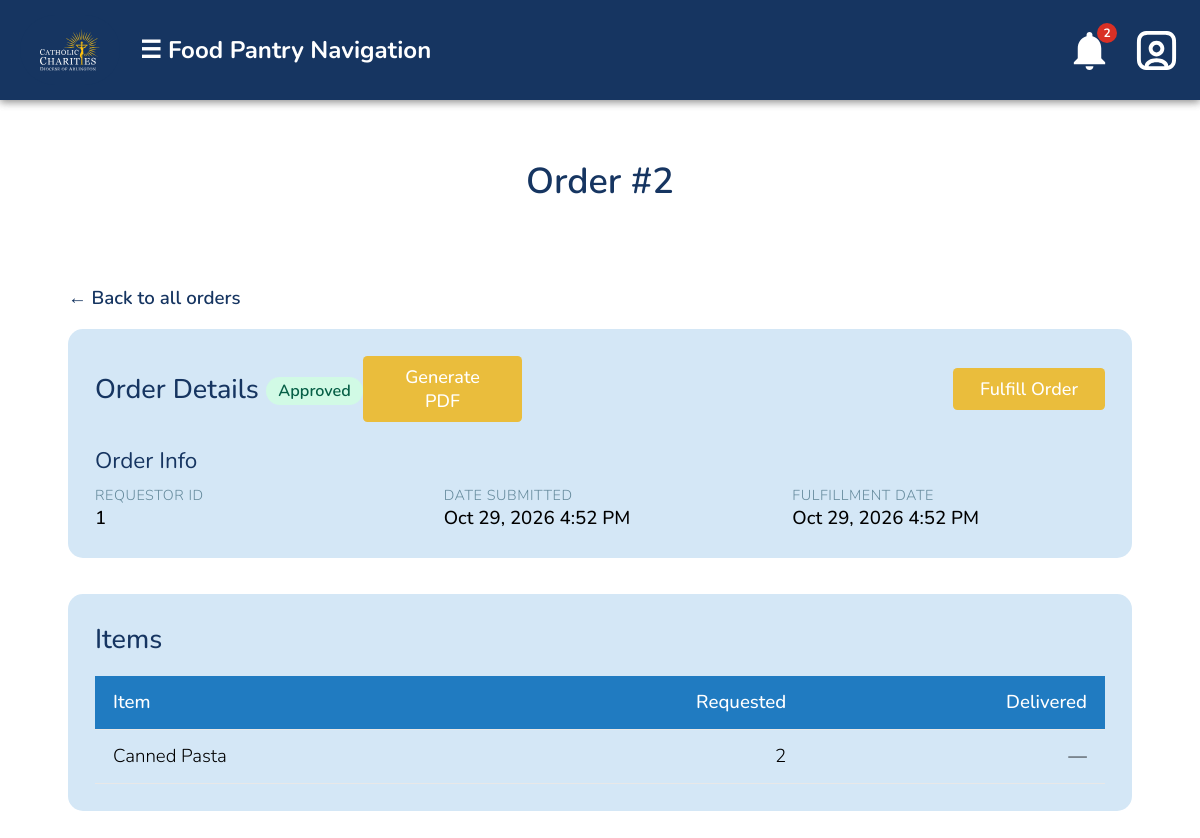
The page /viewOrderDetails.php?id=2 (signed in) on the database its author committed.
### tables this page shows
CREATE TABLE `dbfoodorder` (
  `id` int(11) NOT NULL,
  `requestor_person_id` int(11) NOT NULL,
  `approver_person_id` int(11) DEFAULT NULL,
  `order_status` varchar(20) NOT NULL,
  `submission_date` timestamp NOT NULL DEFAULT current_timestamp(),
  `approval_date` timestamp NULL DEFAULT NULL,
  `fulfillment_date` timestamp NULL DEFAULT NULL,
  `pdf_submission_date` date DEFAULT NULL,
  `pantry_name` varchar(100) DEFAULT NULL,
  `pantry_address` varchar(300) DEFAULT NULL,
  `point_of_contact` varchar(100) DEFAULT NULL,
  `poc_ph_number` varchar(20) DEFAULT NULL,
  `secondary_poc` varchar(100) DEFAULT NULL,
  `secondary_poc_ph_num` varchar(20) DEFAULT NULL,
  `requested_delivery_date` date DEFAULT NULL,
  `requested_delivery_time` time DEFAULT NULL,
  `special_instructions` varchar(300) DEFAULT NULL,
  `non_pd_slp_box_wt` decimal(10,0) DEFAULT NULL,
  `non_pd_produce_wt` decimal(10,0) DEFAULT NULL,
  `non_pd_meat_wt` decimal(10,0) DEFAULT NULL,
  `non_pd_bakery` decimal(10,0) DEFAULT NULL,
  `non_pd_dairy` decimal(10,0) DEFAULT NULL,
  `non_pd_other` decimal(10,0) DEFAULT NULL,
  `pd_meat_wt` decimal(10,0) DEFAULT NULL,
  `pd_dairy_wt` decimal(10,0) DEFAULT NULL,
  `pd_deli_wt` decimal(10,0) DEFAULT NULL,
  `pd_bakery_wt` decimal(10,0) DEFAULT NULL,
  `pd_produce_wt` decimal(10,0) DEFAULT NULL,
  `pd_non_perish_wt` decimal(10,0) DEFAULT NULL,
  `pd_prep_deli_wt` decimal(10,0) DEFAULT NULL
);

CREATE TABLE `dbfoodorderitem` (
  `id` int(11) NOT NULL,
  `order_id` int(11) NOT NULL,
  `item_category_id` int(11) NOT NULL,
  `quantity_requested` int(11) NOT NULL,
  `quantity_delivered` int(11) DEFAULT NULL
);

### database/dbFoodOrder.php (called while the page is built, shortened)
<?php
include_once(dirname(__FILE__).'/../domain/FoodOrder.php');
include_once(dirname(__FILE__).'/dbNotifications.php');
include_once(dirname(__FILE__).'/dbFoodOrderItem.php');
function getFoodOrderById($id) {
    $con = connect();
    $id = (int)$id;
    $query = "SELECT * FROM dbfoodorder WHERE id = $id";
    $result = mysqli_query($con, $query);
    $row = mysqli_fetch_assoc($result);
    if ($row) {
        return new FoodOrder(
            (int)$row['id'],
            (int)$row['requestor_person_id'],
            is_null($row['approver_person_id']) ? null : (int)$row['approver_person_id'],
            $row['order_status'],
            $row['submission_date'],
            $row['approval_date'],
            $row['fulfillment_date'],
            $row['pdf_submission_date'],
            $row['pantry_name'],
            $row['pantry_address'],
            $row['point_of_contact'],
            $row['poc_ph_number'],
            $row['secondary_poc'],
            $row['secondary_poc_ph_num'],
            $row['requested_delivery_date'],
            $row['requested_delivery_time'],
            $row['special_instructions'],
            $row['non_pd_slp_box_wt'],
            $row['non_pd_produce_wt'],
            $row['non_pd_meat_wt'],
            $row['non_pd_bakery'],
            $row['non_pd_dairy'],
            $row['non_pd_other'],
            $row['pd_meat_wt'],
            $row['pd_dairy_wt'],
            $row['pd_deli_wt'],
            $row['pd_bakery_wt'],
            $row['pd_produce_wt'],
            $row['pd_non_perish_wt'],
            $row['pd_prep_deli_wt']
        );
    } else {
        return null;
    }
}

### domain/FoodOrder.php (called while the page is built, shortened)
<?php
class FoodOrder {
    private $requestor_person_id;
    private $order_status;
    private $submission_date;
    private $fulfillment_date;
    function __construct($id, $requestor_person_id, $approver_person_id, $order_status, $submission_date, $approval_date = null, $fulfillment_date = null,
    $pdf_submission_date = null, $pantry_name = null, $pantry_address = null, $point_of_contact = null, $poc_ph_number = null, $secondary_poc = null,
    $secondary_poc_ph_num = null, $requested_delivery_date = null, $requested_delivery_time = null, $special_instructions = null, $non_pd_slp_box_wt = null,
    $non_pd_produce_wt = null, $non_pd_meat_wt = null, $non_pd_bakery = null, $non_pd_dairy = null, $non_pd_other = null, $pd_meat_wt = null, $pd_dairy_wt = null,
    $pd_deli_wt = null, $pd_bakery_wt = null, $pd_produce_wt = null, $pd_non_perish_wt = null, $pd_prep_deli_wt = null) {
        $this->requestor_person_id = $requestor_person_id;
        $this->order_status = $order_status;
        $this->submission_date = $submission_date;
        $this->fulfillment_date = $fulfillment_date;
    }
    function getRequestorPersonId() {
        return $this->requestor_person_id;
    }
    function getStatus() {
        return $this->order_status;
    }
    function getSubmissionDate() {
        return $this->submission_date;
    }
    function getFulfillmentDate() {
        return $this->fulfillment_date;
    }
}

### database/dbFoodOrderItem.php (called while the page is built, shortened)
<?php
include_once(dirname(__FILE__).'/../domain/FoodOrderItem.php');
function getFoodOrderItemsByOrderId($orderId) {
    $con = connect();
    $orderId = (int)$orderId;
    $query = "SELECT * FROM dbfoodorderitem WHERE order_id = $orderId";
    $result = mysqli_query($con, $query);
    $items = [];
    while ($row = mysqli_fetch_assoc($result)) {
        $items[] = new FoodOrderItem(
            (int)$row['id'],
            (int)$row['order_id'],
            (int)$row['item_category_id'],
            (int)$row['quantity_requested'],
            (int)$row['quantity_delivered']
        );
    }
    return $items;
}

### domain/FoodOrderItem.php (called while the page is built, shortened)
<?php
class FoodOrderItem {
    private $item_category_id;
    private $quantity_requested;
    private $quantity_delivered;
    function __construct($id, $order_id, $item_category_id, $quantity_requested, $quantity_delivered = null) {
        $this->item_category_id = $item_category_id;
        $this->quantity_requested = $quantity_requested;
        $this->quantity_delivered = $quantity_delivered;
    }
    function getItem_category_id() {
        return $this->item_category_id;
    }
    function getQuantity_requested() {
        return $this->quantity_requested;
    }
    function getQuantity_delivered() {
        return $this->quantity_delivered;
    }
}

### viewOrderDetails.php (the view, shortened to what this page needs)
<?php
require_once(__DIR__ . '/database/dbFoodOrder.php');
require_once(__DIR__ . '/database/dbFoodOrderItem.php');
$id = isset($_GET['id']) ? (int)$_GET['id'] : 0;
$order = $id > 0 ? getFoodOrderById($id) : null;
$items = getFoodOrderItemsByOrderId($id);
$CATEGORIES = [
    1 => 'Cereal/Oatmeal', 2 => 'Cooking Oil', 3 => 'Peanut Butter',
    4 => 'Jelly', 5 => 'Dried Pasta', 6 => 'Pasta Sauce',
    7 => 'Canned Chicken', 8 => 'Canned Tuna', 9 => 'Condiments',
    10 => 'Green Beans', 11 => 'Corn', 12 => 'Mixed Vegetables',
    13 => 'Baked Beans', 14 => 'Canned/Dried Beans', 15 => 'Canned Fruit (Mixed)',
    16 => 'Canned Peaches', 17 => 'Canned Pasta', 18 => 'Carrots',
    19 => 'Peas', 20 => 'Ramen', 21 => 'Milk',
    22 => 'Diced Tomatoes', 23 => 'Rice', 24 => 'Flour (Masa)',
    25 => 'Flour (White)', 26 => 'Soup', 27 => 'Juice',
    28 => 'Baking Goods', 29 => 'Macaroni & Cheese', 30 => 'Meal Helpers',
    31 => 'Dark Beans', 32 => 'Snacks/Cookies', 33 => 'Canned Meat',
    34 => 'Vegetable', 35 => 'Tomato Product', 36 => 'Tortilla',
    37 => 'Bagged Dry Bean',
];
function fmtDate($v, $withTime = true) {
    $t = strtotime($v);
    return date($withTime ? 'M j, Y g:i A' : 'M j, Y', $t);
}
$status = strtolower((string)$order->getStatus());
$sections = [
    'Order Info' => [
        ['Requestor ID',     'getRequestorPersonId', null],
        ['Approver ID',      'getApproverPersonId', null],
        ['Date Submitted',   'getSubmissionDate', 'fmtDate'],
        ['Approval Date',    'getApprovalDate', 'fmtDate'],
        ['Fulfillment Date', 'getFulfillmentDate', 'fmtDate'],
    ],
];
$resolved = [];
foreach ($sections as $title => $fields) {
    foreach ($fields as [$label, $getter, $fmt]) {
        $v = $order->$getter();
        if ($v !== null && $v !== '') {
            if ($fmt) $v = $fmt($v);
            if ($v !== null && $v !== '') $resolved[$title][] = [$label, (string)$v];
        }
    }
}
?>
<!DOCTYPE html>
<html>
<head>
    <?php require_once('universal.inc'); ?>
    <link rel="stylesheet" href="css/base.css">
</head>
<pageheader>
    <h1 class="title">Order #<?= $id ?></h1>
</pageheader>
<body>
    <?php require_once('header.php'); ?>
    <main>
        <div class="report-container">
            <a class="back-link" href="viewOrders.php">&larr; Back to all orders</a>
            <div class="report-section">
                <h2 class="heading">
                    <span>
                        Order Details
                        <span class="status-badge <?= htmlspecialchars($status) ?>"><?= htmlspecialchars(ucfirst($status)) ?></span>
                    </span>
                    <form action="generateOrderPDF.php" method="post" style="display:inline;">
                        <button class="fulfill-button" type="submit">Generate PDF</button>
                    </form>
                    <?php if($order->getStatus() == "approved") echo '<a class="fulfill-button" href="viewOrderDetails.php?id='. $id . '&fulfill=1">' . "Fulfill Order" . '</a>' ?>
                </h2>
                <?php foreach ($resolved as $title => $rows): ?>
                    <h3 style="margin:1.25rem 0 .5rem; color: var(--secondary-accent-color);"><?= htmlspecialchars($title) ?></h3>
                    <div class="detail-grid">
                        <?php foreach ($rows as [$label, $v]): ?>
                            <div class="detail-item">
                                <div class="label"><?= htmlspecialchars($label) ?></div>
                                <div class="value"><?= htmlspecialchars($v) ?></div>
                            </div>
                        <?php endforeach; ?>
                    </div>
                <?php endforeach; ?>
            </div>
            <div class="report-section">
                <h2>Items</h2>
                <?php if (empty($items)): ?>
                    <div class="empty-state">This order has no items.</div>
                <?php else: ?>
                    <table class="report-table">
                        <thead>
                            <tr>
                                <th>Item</th>
                                <th class="num">Requested</th>
                                <th class="num">Delivered</th>
                            </tr>
                        </thead>
                        <tbody>
                            <?php foreach ($items as $item):
                                $catId     = (int)$item->getItem_category_id();
                                $requested = (int)$item->getQuantity_requested();
                                $delivered = (int)$item->getQuantity_delivered();
                                $name      = $CATEGORIES[$catId] ?? ('Category #' . $catId);
                                $deliveredText = ($status === 'fulfilled' || $delivered > 0) ? (string)$delivered : '—';
                            ?>
                            <tr>
                                <td><?= htmlspecialchars($name) ?></td>
                                <td class="num"><?= $requested ?></td>
                                <td class="num"><?= htmlspecialchars($deliveredText) ?></td>
                            </tr>
                            <?php endforeach; ?>
                        </tbody>
                    </table>
                <?php endif; ?>
            </div>
        </div>
    </main>
</body>
</html>

### css/base.css (style rules this page uses)
html, body, header, main, footer, div, span, p, h1, h2, h3, h4, h5, h6, ul, ol, li, input, select, textarea, form, section, label, table, td, tr, th, form, fieldset, em, button, a { padding: 0; margin: 0; font-size: inherit; font-family: inherit; font-weight: inherit; text-decoration: none; font-style: normal; box-sizing: border-box; text-align: left; list-style-type: none; border-spacing: 0; }
:root { --page-background-color: white; --page-font-color: black; --inactive-font-color: #d0d0d0; --inactive-background-color: rgb(31,31,33); --standout-background: #fafafa; --happy-toast-background-color: #5D7E61; --happy-toast-font-color: rgb(255, 255, 255); --info-toast-background-color: #2f2f2f; --info-toast-font-color: white; --error-toast-background-color: #A66654; --error-toast-font-color: rgb(255, 255, 255); --shadow-and-border-color: #e8e8e8; --main-color: #207BC1; --accent-color: #EABD3C; --secondary-accent-color: #163561; --wv-accent-color: #111111; --wv-accent-foreground: #ffffff; --wv-bg-light: #ffffff; --wv-text-dark: #111111; --wv-muted-text: #6b6b6b; --calendar-event-color: #333333; --calendar-event-color-hover: #000000; --calendar-today-border: 2px solid #000000; --button-font-color: #ffffff; --button-padding: 0.5rem 1.5rem; --button-border-radius: 0.25rem; --standard-border: 1px solid #111111; --light-border: 1px solid #e5e5e5; --text-field-border: 2px solid #d4d4d4; --cancel-button-background-color: #000000; --error-color: #000000; font-size: 18px; font-family: 'Montserrat'; font-weight: 300; font-size: 18px; font-family: 'Montserrat'; font-weight: 300; font-size: 18px; font-family: 'Montserrat'; font-weight: 300; font-size: 18px; font-family: 'Montserrat'; font-weight: 300; }
body { background-color: var(--page-background-color); color: var(--page-font-color); font-family: 'Montserrat'; }
main:not(.login):not(.calendar-view):not(.dashboard) { padding: 1rem; }
input[type=submit], button, .button, a.button-signup { color: var(--button-font-color); background-color: var(--main-color); padding: var(--button-padding); border: 3px solid rgba(255, 255, 255, 0.295); border-radius: var(--button-border-radius); font-weight: 500; width: 94%; transition: background-color .3s; cursor: pointer; text-align: center; }
h1 { font-size: 1.5rem; font-weight: 500; margin-bottom: 2rem; background-color: var(#4d98f3); color: var(--secondary-accent-color); width: 100%; text-align: center; padding: 1rem; }
h2 { font-size: 1.5rem; font-weight: 500; }
h3 { font-size: 1.25rem; font-weight: 400; }

### rows shown on the page
dbfoodorder: order_status "Approved", fulfillment_date "Oct 29, 2026 4:52 PM"
dbfoodorderitem: item_category "Canned Pasta", quantity_requested "2", order.order_status "—"

### other values the page prints
$id "2"
$title "Order Info"
$label "REQUESTOR ID"
$v "1"
$label "DATE SUBMITTED"
$label "FULFILLMENT DATE"
